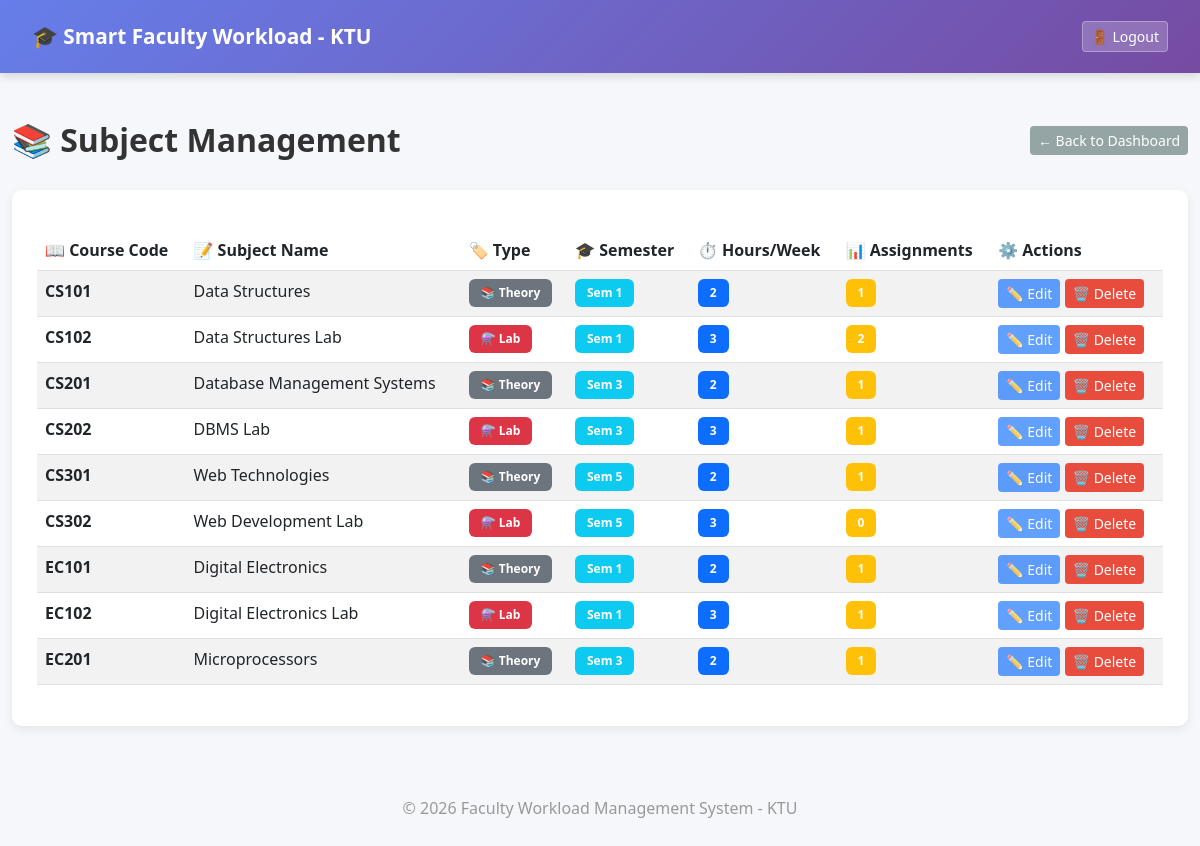
Page /subject-list (signed in) on the earlier database version.
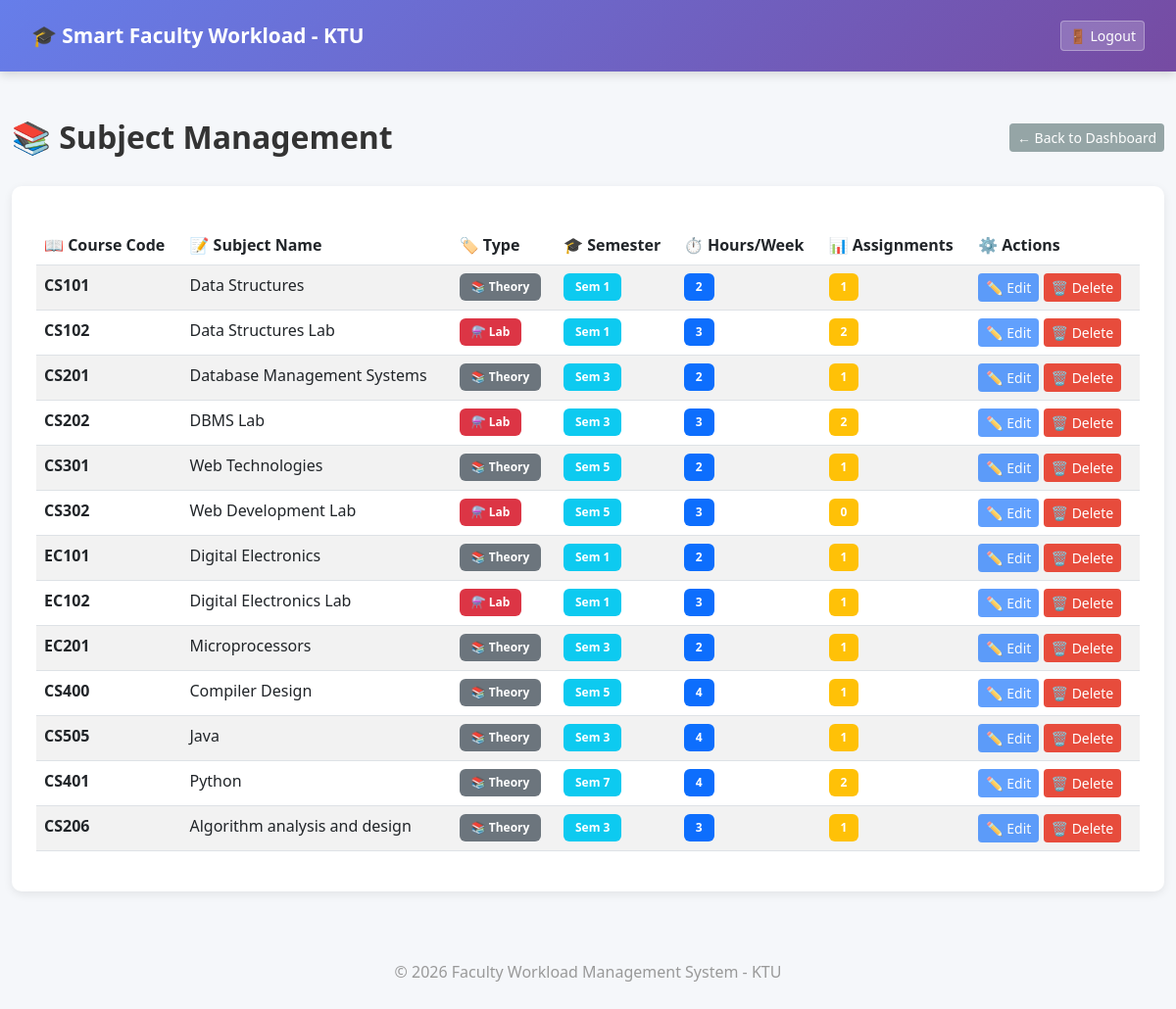
Same page on the later database version.
### app/models.py (models this page shows)
class Subject(db.Model):
    id = db.Column(db.Integer, primary_key=True)
    course_code = db.Column(db.String(20), nullable=False)
    subject_name = db.Column(db.String(150), nullable=False)
    subject_type = db.Column(db.String(20), nullable=False)  # 'Theory' or 'Lab'
    is_lab = db.Column(db.Boolean, default=False)  # Flag for lab subjects
    hours_per_week = db.Column(db.Integer, nullable=False)  # Theory: varies, Lab: typically 3 hours continuous
    semester = db.Column(db.Integer, nullable=False)  # Semester number (1-8)
    created_at = db.Column(db.DateTime, default=datetime.utcnow)
    assignments = db.relationship(
        'Assignment',
        backref='subject',
        lazy=True,
        cascade="all, delete-orphan"
    )

### app/routes.py (the view)
@main.route('/subject-list')
@login_required
def subject_list():
    if current_user.role != "admin":
        return "Access Denied: Admins Only"
    subjects = Subject.query.all()
    subject_data = []
    for subject in subjects:
        assignment_count = Assignment.query.filter_by(subject_id=subject.id).count()
        subject_data.append({
            'subject': subject,
            'assignment_count': assignment_count
        })
    return render_template("subject_list.html", subject_data=subject_data)

### app/__init__.py (called while the page is built)
def create_app():
    app = Flask(__name__)
    app.config.from_object(Config)
    db.init_app(app)
    login_manager.init_app(app)
    from app.routes import main
    app.register_blueprint(main)
    from app.models import Faculty
    @login_manager.user_loader
    def load_user(user_id):
        return Faculty.query.get(int(user_id))
    return app

### app/templates/subject_list.html (shortened to what this page needs)
{% extends "base.html" %}
{% block content %}
<div class="page-header">
    <h2>📚 Subject Management</h2>
    <div class="page-header-actions">
        <a href="{{ url_for('main.dashboard') }}" class="btn btn-secondary btn-sm">← Back to Dashboard</a>
    </div>
</div>
<div class="subject-card">
    <div class="table-responsive">
        <table class="table table-striped table-hover">
            <thead>
                <tr>
                    <th>📖 Course Code</th>
                    <th>📝 Subject Name</th>
                    <th>🏷️ Type</th>
                    <th>🎓 Semester</th>
                    <th>⏱️ Hours/Week</th>
                    <th>📊 Assignments</th>
                    <th>⚙️ Actions</th>
                </tr>
            </thead>
            <tbody>
                {% for item in subject_data %}
                <tr>
                    <td>
                        <strong>{{ item.subject.course_code }}</strong>
                    </td>
                    <td>{{ item.subject.subject_name }}</td>
                    <td>
                        {% if item.subject.is_lab %}
                            <span class="badge bg-danger">⚗️ Lab</span>
                        {% else %}
                            <span class="badge bg-secondary">📚 {{ item.subject.subject_type }}</span>
                        {% endif %}
                    </td>
                    <td>
                        {% if item.subject.semester %}
                            <span class="badge bg-info">Sem {{ item.subject.semester }}</span>
                        {% else %}
                            <span class="badge bg-light text-dark">-</span>
                        {% endif %}
                    </td>
                    <td>
                        <span class="badge bg-primary">{{ item.subject.hours_per_week }}</span>
                    </td>
                    <td>
                        <span class="badge bg-warning">{{ item.assignment_count }}</span>
                    </td>
                    <td>
                        <button class="btn btn-sm btn-primary" disabled title="Coming Soon">✏️ Edit</button>
                        <form method="POST" action="{{ url_for('main.delete_subject', id=item.subject.id) }}" style="display: inline;" onsubmit="return confirm('Are you sure you want to delete this subject? This will also delete all related assignments.');">
                            <button type="submit" class="btn btn-sm btn-danger">🗑️ Delete</button>
                        </form>
                    </td>
                </tr>
                {% endfor %}
            </tbody>
        </table>
    </div>
</div>
{% endblock %}

Differences in the rows shown:
added Subject: subject.course_code "CS400", subject.subject_name "Compiler Design", is_lab False (drawn), subject.subject_type "Theory", subject.semester "5", subject.hours_per_week "4"
added Subject: subject.course_code "CS505", subject.subject_name "Java", is_lab False (drawn), subject.subject_type "Theory", subject.semester "3", subject.hours_per_week "4"
added Subject: subject.course_code "CS401", subject.subject_name "Python", is_lab False (drawn), subject.subject_type "Theory", subject.semester "7", subject.hours_per_week "4"
added Subject: subject.course_code "CS206", subject.subject_name "Algorithm analysis and design", is_lab False (drawn), subject.subject_type "Theory", subject.semester "3", subject.hours_per_week "3"
Other differences:
new list line: "CS202 DBMS Lab 3 3"
new list line: "⚗️ Lab Sem 2 ✏️ Edit 🗑️ Delete"
new list line: "Sem 1 ✏️ Edit 🗑️ Delete"
new list line: "Sem 2 ✏️ Edit 🗑️ Delete"
list line gone: "CS202 DBMS Lab 3 3"
list line gone: "⚗️ Lab Sem 1 ✏️ Edit 🗑️ Delete"
